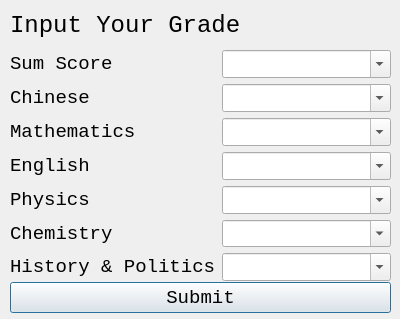
<?xml version="1.0" encoding="UTF-8"?>
<ui version="4.0">
 <class>Dialog</class>
 <widget class="QDialog" name="Dialog">
  <property name="windowModality">
   <enum>Qt::NonModal</enum>
  </property>
  <property name="geometry">
   <rect>
    <x>0</x>
    <y>0</y>
    <width>400</width>
    <height>319</height>
   </rect>
  </property>
  <property name="font">
   <font>
    <family>Consolas</family>
    <pointsize>14</pointsize>
   </font>
  </property>
  <property name="windowTitle">
   <string>Input Grades</string>
  </property>
  <widget class="QLabel" name="label">
   <property name="geometry">
    <rect>
     <x>10</x>
     <y>10</y>
     <width>351</width>
     <height>31</height>
    </rect>
   </property>
   <property name="font">
    <font>
     <family>Consolas</family>
     <pointsize>18</pointsize>
    </font>
   </property>
   <property name="text">
    <string>Input Your Grade</string>
   </property>
  </widget>
  <widget class="QPushButton" name="submit">
   <property name="geometry">
    <rect>
     <x>10</x>
     <y>282</y>
     <width>381</width>
     <height>31</height>
    </rect>
   </property>
   <property name="text">
    <string>Submit</string>
   </property>
  </widget>
  <widget class="QWidget" name="layoutWidget">
   <property name="geometry">
    <rect>
     <x>10</x>
     <y>50</y>
     <width>381</width>
     <height>231</height>
    </rect>
   </property>
   <layout class="QGridLayout" name="gridLayout">
    <item row="1" column="1">
     <widget class="QComboBox" name="chinese">
      <property name="editable">
       <bool>true</bool>
      </property>
     </widget>
    </item>
    <item row="2" column="1">
     <widget class="QComboBox" name="maths">
      <property name="editable">
       <bool>true</bool>
      </property>
     </widget>
    </item>
    <item row="7" column="0">
     <widget class="QLabel" name="label_8">
      <property name="text">
       <string>History &amp; Politics</string>
      </property>
     </widget>
    </item>
    <item row="5" column="1">
     <widget class="QComboBox" name="physics">
      <property name="editable">
       <bool>true</bool>
      </property>
     </widget>
    </item>
    <item row="5" column="0">
     <widget class="QLabel" name="label_6">
      <property name="text">
       <string>Physics</string>
      </property>
     </widget>
    </item>
    <item row="0" column="0">
     <widget class="QLabel" name="label_2">
      <property name="text">
       <string>Sum Score</string>
      </property>
     </widget>
    </item>
    <item row="1" column="0">
     <widget class="QLabel" name="label_3">
      <property name="text">
       <string>Chinese</string>
      </property>
     </widget>
    </item>
    <item row="6" column="1">
     <widget class="QComboBox" name="chemistry">
      <property name="editable">
       <bool>true</bool>
      </property>
     </widget>
    </item>
    <item row="4" column="0">
     <widget class="QLabel" name="label_5">
      <property name="text">
       <string>English</string>
      </property>
     </widget>
    </item>
    <item row="6" column="0">
     <widget class="QLabel" name="label_7">
      <property name="text">
       <string>Chemistry</string>
      </property>
     </widget>
    </item>
    <item row="0" column="1">
     <widget class="QComboBox" name="sum">
      <property name="editable">
       <bool>true</bool>
      </property>
     </widget>
    </item>
    <item row="2" column="0">
     <widget class="QLabel" name="label_4">
      <property name="text">
       <string>Mathematics</string>
      </property>
     </widget>
    </item>
    <item row="7" column="1">
     <widget class="QComboBox" name="politics">
      <property name="editable">
       <bool>true</bool>
      </property>
     </widget>
    </item>
    <item row="4" column="1">
     <widget class="QComboBox" name="english">
      <property name="editable">
       <bool>true</bool>
      </property>
     </widget>
    </item>
   </layout>
  </widget>
 </widget>
 <resources/>
 <connections/>
</ui>
